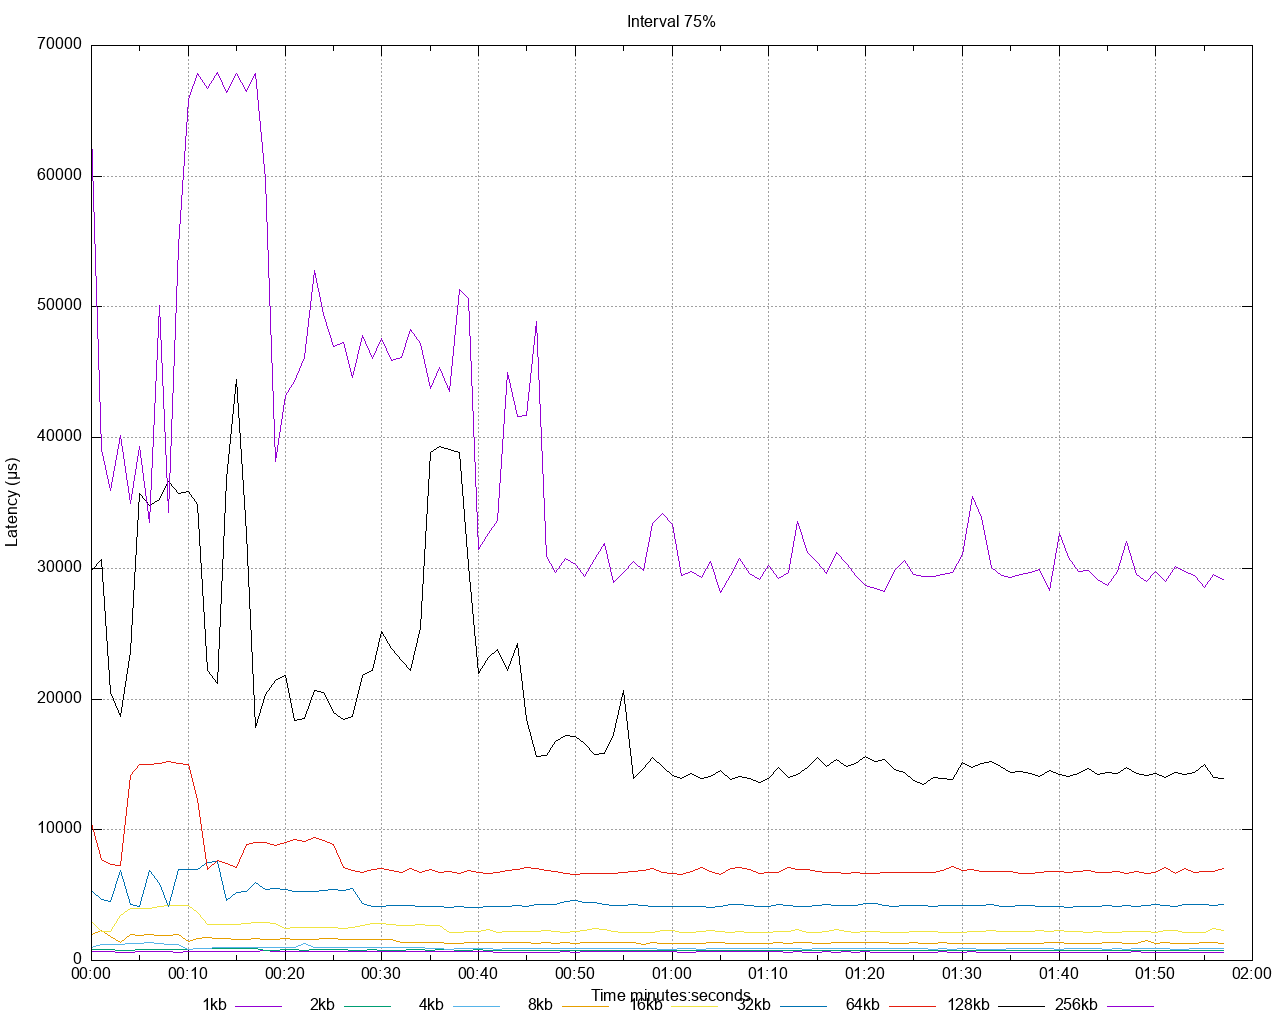

This chart was generated by the following gnuplot code:
set title 'Interval 75%' noenhanced
set style data lines
set datafile separator ","
set terminal png size 1280,1024
set grid
set key below
set xdata time
set timefmt "%s"
offset = 0
t0(x)=(offset=($0==0) ? x : offset, x - offset)
set xlabel 'Time minutes:seconds'
set ylabel 'Latency (μs)'
set output '/Users/gbarnett/git/hazelcast-simulator/atomicreference/1to25-legend/latency/latency_interval_75_write.png'
plot \
   '/Users/gbarnett/git/hazelcast-simulator/atomicreference/1to25-legend/data/latency_interval_75_write_1.data' using (t0(timecolumn(1))):2 title "1kb" noenhanced , \
   '/Users/gbarnett/git/hazelcast-simulator/atomicreference/1to25-legend/data/latency_interval_75_write_2.data' using (t0(timecolumn(1))):2 title "2kb" noenhanced , \
   '/Users/gbarnett/git/hazelcast-simulator/atomicreference/1to25-legend/data/latency_interval_75_write_3.data' using (t0(timecolumn(1))):2 title "4kb" noenhanced , \
   '/Users/gbarnett/git/hazelcast-simulator/atomicreference/1to25-legend/data/latency_interval_75_write_4.data' using (t0(timecolumn(1))):2 title "8kb" noenhanced , \
   '/Users/gbarnett/git/hazelcast-simulator/atomicreference/1to25-legend/data/latency_interval_75_write_5.data' using (t0(timecolumn(1))):2 title "16kb" noenhanced , \
   '/Users/gbarnett/git/hazelcast-simulator/atomicreference/1to25-legend/data/latency_interval_75_write_6.data' using (t0(timecolumn(1))):2 title "32kb" noenhanced , \
   '/Users/gbarnett/git/hazelcast-simulator/atomicreference/1to25-legend/data/latency_interval_75_write_7.data' using (t0(timecolumn(1))):2 title "64kb" noenhanced , \
   '/Users/gbarnett/git/hazelcast-simulator/atomicreference/1to25-legend/data/latency_interval_75_write_8.data' using (t0(timecolumn(1))):2 title "128kb" noenhanced , \
   '/Users/gbarnett/git/hazelcast-simulator/atomicreference/1to25-legend/data/latency_interval_75_write_9.data' using (t0(timecolumn(1))):2 title "256kb" noenhanced , \
